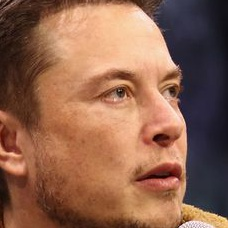
#> input picture model/data/cropped/elon musk/10 Intriguing Facts About Elon Musk....jpg, 228 x 228 px, given in place of XPRIZE Foundation Bio - Elon Musk.jpg, which was not available
$ jupyter execute --allow-errors rich_people_classifier.ipynb   (shell and % lines are left out)   (text cells are left out)
#> lines starting #> are read from the running program, lines starting #| are printed output that depends on the picture; after the words box and inside, x2 and y2 are one past the last pixel; in counts of white or black regions, pixels touching at a corner belong together; pictures that were not available may be replaced by others from this repository, and a replacement may not be noted
[cell 1]
import cv2
import seaborn as sb
import numpy as np
from matplotlib import pyplot as plt
import pandas as pd
import os

[cell 2]
img = cv2.imread('./data/elon musk/XPRIZE Foundation Bio - Elon Musk.jpg')
#> img is the input picture: shape (228, 228, 3); mean B, G, R 77.9, 99.4, 143

[cell 3]
# image to grey
gray = cv2.cvtColor(img, cv2.COLOR_RGB2GRAY)
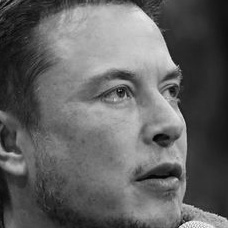
#> gray: shape (228, 228); min 3, max 250, mean 98
plt.imshow(gray, cmap='gray')

[cell 4]
# detecting eyes
eye_cascade = cv2.CascadeClassifier(r'C:\Users\kalpr\.conda\pkgs\libopencv-4.0.1-hbb9e17c_0\Library\etc\haarcascades\haarcascade_eye.xml')
faces = eye_cascade.detectMultiScale(gray)
#> faces = [[100, 74, 39, 39], [157, 77, 25, 25], [137, 117, 42, 42]]
(x, y, w, h)  = faces[0]
#> x = 100; y = 74; w = 39; h = 39
for (x, y, w, h) in faces:
  face_img = cv2.rectangle(img, (x,y), (x+w, y+h), (255,0,0), 3)
#> this loop made 3 passes
#> pass 2, `face_img = cv2.rectangle(img, (x,y), (x+w, y+h), (255,0,0), 3)`:
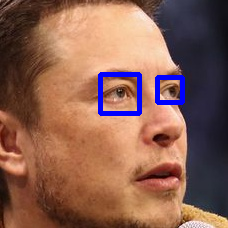
#> face_img: shape (228, 228, 3); mean B, G, R 81.8, 96.5, 138.8
#> pass 3, `face_img = cv2.rectangle(img, (x,y), (x+w, y+h), (255,0,0), 3)`:
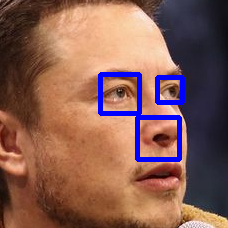
#> face_img: shape (228, 228, 3); 1.59% of pixels changed, all inside (x1, y1, x2, y2) = (135, 115, 182, 162)

[cell 5]
plt.imshow(face_img)

[cell 6]
# detect faces in image using openCV harCascade
face_cascade = cv2.CascadeClassifier(r'C:\Users\kalpr\.conda\pkgs\libopencv-4.0.1-hbb9e17c_0\Library\etc\haarcascades\haarcascade_frontalface_default.xml')
faces = face_cascade.detectMultiScale(gray)
#> faces = ()
#> (the rest of this cell did not finish here and is left out)

#> (a cell that did not finish here is left out)

#> (a cell that did not finish here is left out)

[cell 9]
# haar classifier defined
face_cascade = cv2.CascadeClassifier(r'C:\Users\kalpr\.conda\pkgs\libopencv-4.0.1-hbb9e17c_0\Library\etc\haarcascades\haarcascade_frontalface_default.xml')
eye_cascade = cv2.CascadeClassifier(r'C:\Users\kalpr\.conda\pkgs\libopencv-4.0.1-hbb9e17c_0\Library\etc\haarcascades\haarcascade_eye.xml')

[cell 10]
import os
# finds face in image for path and returns cropped image
def face_finder(image_path=''):
  print(image_path)

  if image_path[-3:] != 'jpg':
    return

  image_ = ''
  image_gray = ''
  try:
    image_ = cv2.imread(image_path)
    image_gray = cv2.cvtColor(image_, cv2.COLOR_RGB2GRAY)
  except Exception as e:
    print(e)
    return

  faces = face_cascade.detectMultiScale(image_gray,1.3,5)

  #check if only a single face is found
  if len(faces) == 1:
    # check if there are two eyes
    eyes = eye_cascade.detectMultiScale(image_gray)
    if len(eyes) > 1:
      # return cropped image
      (x, y, w, h) = faces[0]
      image_cropped = image_[y:y+h, x:x+w]
      return image_cropped
    else:
      return
  else:
    return

[cell 11]
image_file_path = {}

# function to loop through all images and gather cropped images
def face_collector(data_location='./data'):
  for folder in os.listdir(data_location):

    # storing image path of each person
    image_file_path[folder] = []

    for image_name in os.listdir(data_location+'/'+folder):
      # get cropped image

      cropped_image = face_finder(data_location+'/'+folder+'/'+image_name)
      if cropped_image is not None:
        cropped_folder = folder
        # check if -cropped folder exist
        if(cropped_folder in os.listdir(data_location+'/cropped')):
          # folder exists
          path = data_location+'/cropped/'+cropped_folder+'/'+image_name
          cv2.imwrite(path, cropped_image)
          image_file_path[folder].append(path)
        else:
          os.mkdir(data_location+'/cropped/'+cropped_folder)
          path = data_location+'/cropped/'+cropped_folder+'/'+image_name
          cv2.imwrite(path, cropped_image)

[cell 12]
# running function to create train data
face_collector()

#> (a cell that did not finish here is left out)

[cell 14]
import pywt

def w2d(img, mode='haar', level=1):
  imArray = img
  #Datatype conversions
  #convert to grayscale
  imArray = cv2.cvtColor( imArray,cv2.COLOR_RGB2GRAY )
  #convert to float
  imArray =  np.float32(imArray)
  imArray /= 255
  # compute coefficients
  coeffs=pywt.wavedec2(imArray, mode, level=level)

  #Process Coefficients
  coeffs_H=list(coeffs)
  coeffs_H[0] *= 0

  # reconstruction
  imArray_H=pywt.waverec2(coeffs_H, mode)
  imArray_H *= 255
  imArray_H =  np.uint8(imArray_H)

  return imArray_H

#> (a cell that did not finish here is left out)

#> (a cell that did not finish here is left out)

#> (a cell that did not finish here is left out)

#> (a cell that did not finish here is left out)

#> (a cell that did not finish here is left out)

#> (a cell that did not finish here is left out)

[cell 21]
person_dict = {}
count = 0

for person, images in image_file_path.items():
  if(person == 'cropped'):
    continue
  else:
    person_dict[person] = count
    count += 1

$ run again, on model/data/cropped/jack ma/Alibaba billionaire founder Jack Ma....jpg
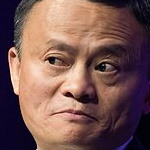
#> input picture model/data/cropped/jack ma/Alibaba billionaire founder Jack Ma....jpg, 150 x 150 px, given in place of XPRIZE Foundation Bio - Elon Musk.jpg, which was not available
#> img is the input picture: shape (150, 150, 3); mean B, G, R 82.8, 87.4, 119.7
#> `faces = eye_cascade.detectMultiScale(gray)`: faces = [[39, 43, 36, 36], [89, 53, 26, 26]]
#> `(x, y, w, h)  = faces[0]`: x = 39; y = 43; w = 36
#> the loop `for (x, y, w, h) in faces:` made 2 passes
#> `faces = face_cascade.detectMultiScale(gray)`: faces = [[11, 12, 129, 129]]
#> `(x, y, w, h)  = faces[0]`: x = 11; y = 12; w = 129
#> the loop `for (x, y, w, h) in faces:` made 1 pass
#> in w2d, `imArray = cv2.cvtColor( imArray,cv2.COLOR_RGB2GRAY )`:
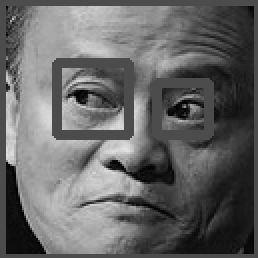
#> imArray: shape (129, 129) (shown 2 times larger); min 1, max 227, mean 101.7
#> coeffs = 6 items
#> `transformed_image_resize = cv2.resize(transformed_image, (32,32))`:
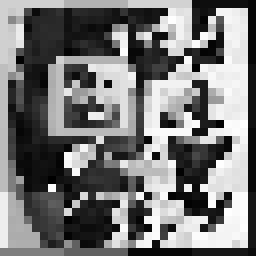
#> transformed_image_resize: shape (32, 32) (shown 8 times larger); min 1, max 254, mean 119
#> stacked_img = 4096 values, max 255 at index 0, min 0 at index 1, mean 111.2
